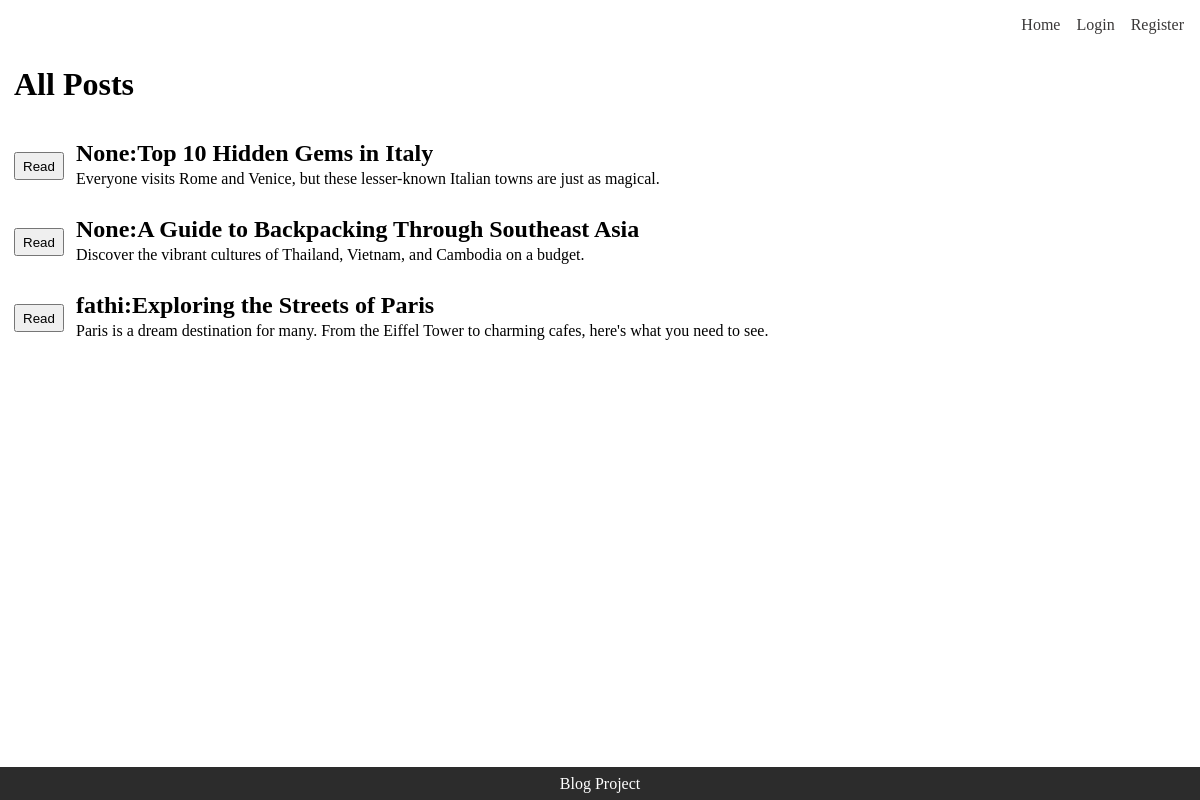
The page / on the database its author committed.
### posts/models.py (models this page shows)
class Post(models.Model):
    title=models.CharField(max_length=75)
    body=models.TextField()
    slug=models.SlugField()
    date=models.DateTimeField(auto_now_add=True)
    banner = models.ImageField(upload_to='', default='1.png', blank=True)
    author=models.ForeignKey(User,on_delete=models.CASCADE,null=True, blank=True)

### posts/views.py (the view)
# urls.py: path('', views.allPost_view, name="all_posts"),
def allPost_view(request):
    posts=Post.objects.all().order_by('-date')
    return render(request,"posts/allposts.html",{'posts':posts})

### posts/templates/posts/allposts.html (shortened to what this page needs)
{% extends 'layout.html' %}
{% load static %}
{% block content %}
    <div class="postsdiv">
        <h1 class="heading">All Posts</h1>
        {% for post in posts %}
        <div class="eachpost">
            <button onclick="window.location.href='{% url 'posts:page' slug=post.slug %}'">Read</button>
            <div>
                <h2>{{post.author}}:{{post.title}}</h2>
                <p>{{post.body}}</p>
            </div>
        </div>
        {% endfor %}
    </div>
{% endblock %}

### templates/layout.html (shortened to what this page needs)
<!DOCTYPE html>
{% load static %}
<html lang="en">
<head>
    <link rel="stylesheet" href="{% static 'css/style.css' %}"/>
</head>
<body>
    <div class="wrapper">
        <nav>
            <ul>
                <li><a href="{% url 'posts:all_posts' %}">Home</a></li>
                {% if user.is_authenticated %}
                    <li><a href="{% url 'posts:new_post' %}">Add New Post</a></li>
                    <li>
                        <form method="POST" action="{% url 'users:logout' %}" style="display:inline;">
                            {% csrf_token %}
                            <button type="submit" class="nav-link-button">Logout</button>
                        </form>
                    </li>
                {% else %}
                    <li><a href="{% url 'users:login' %}">Login</a></li>
                    <li><a href="{% url 'users:register' %}">Register</a></li>
                {% endif %}
            </ul>
        </nav>
        <main>
            {% block content %}{% endblock %}
        </main>
        <footer>
            <p>Blog Project</p>
        </footer>
    </div>
</body>
</html>

### static/css/style.css (style rules this page uses)
html, body { height: 100%; margin: 0; padding: 0; }
.wrapper { display: flex; flex-direction: column; min-height: 100vh; }
main { flex: 1; }
nav ul { display: flex; flex-direction: row; justify-content: flex-end; gap: 1rem; padding-bottom: 1rem; padding-right: 1rem; list-style: none; align-items: center; }
nav ul li { margin: 0; }
nav a { text-decoration: none; color: #3a3838; }
.postsdiv { margin: 0 14px; }
.heading { margin-top: 0; margin-bottom: 25px; }
.eachpost { display: flex; flex-direction: row; }
button { width: 50px; height: 28px; margin-right: 12px; }
button { margin-top: 24px; margin-bottom: 2px; }
h2 { margin-bottom: 2px; margin-top: 12px; }
.eachpost p { margin-top: 3px; }
footer { background-color: #2c2c2c; color: white; display: flex; align-items: center; justify-content: center; padding: 1rem; height: 1px; }
ul, ol { list-style: none; padding-left: 0; }

### rows shown on the page
Post: author "None", title "Top 10 Hidden Gems in Italy", body "Everyone visits Rome and Venice, but these lesser-known Italian towns are just as magical."
Post: author "None", title "A Guide to Backpacking Through Southeast Asia", body "Discover the vibrant cultures of Thailand, Vietnam, and Cambodia on a budget."
Post: author "fathi", title "Exploring the Streets of Paris", body "Paris is a dream destination for many. From the Eiffel Tower to charming cafes, here's what you need to see."
